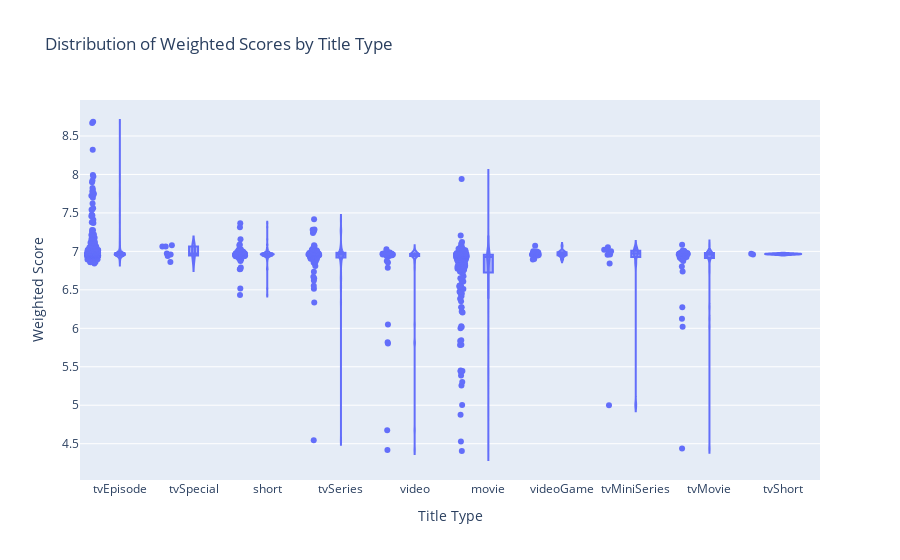

Here is the notebook cell this chart was saved with:
### Markdown cell above
## titletype et notation

### Code cell
px.violin(df, x='titletype', y='weighted_score', 
                labels={'titletype': 'Title Type', 'weighted_score': 'Weighted Score'},
                title='Distribution of Weighted Scores by Title Type', box=True, points="all")

### Figure 1 — Plotly figure (JSON) as saved in the notebook; plotly's stock layout.template omitted (floating-point values rounded to 4 significant figures; data arrays with more than 128 entries replaced by an {"elided": "..."} marker saying what was removed)
{"data": [{"alignmentgroup": "True", "box": {"visible": true}, "hovertemplate": "Title Type=%{x}<br>Weighted Score=%{y}<extra></extra>", "legendgroup": "", "marker": {"color": "#636efa"}, "name": "", "offsetgroup": "", "orientation": "v", "points": "all", "scalegroup": "True", "showlegend": false, "type": "violin", "x": {"elided": "10000 str values"}, "x0": " ", "xaxis": "x", "y": {"elided": "10000 float values"}, "y0": " ", "yaxis": "y"}], "layout": {"legend": {"tracegroupgap": 0}, "title": {"text": "Distribution of Weighted Scores by Title Type"}, "violinmode": "group", "xaxis": {"anchor": "y", "domain": [0, 1], "title": {"text": "Title Type"}}, "yaxis": {"anchor": "x", "domain": [0, 1], "title": {"text": "Weighted Score"}}}}
